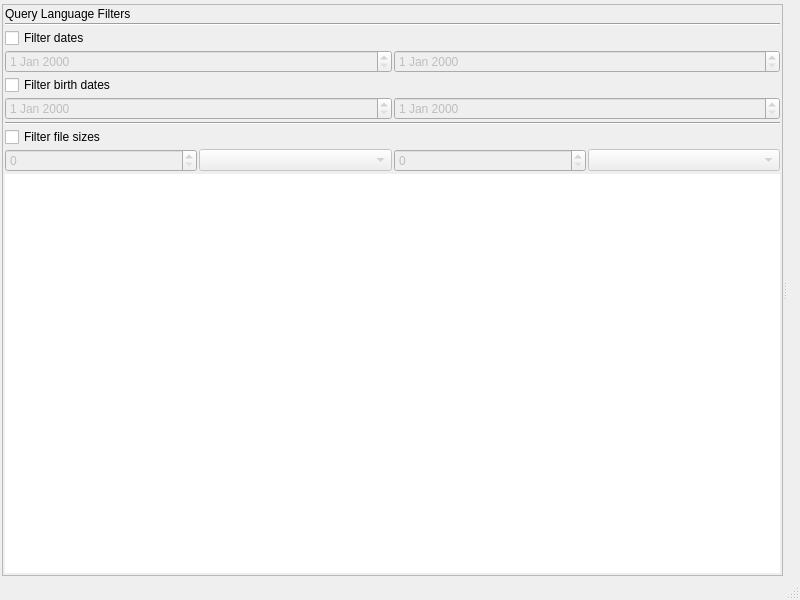
<?xml version="1.0" encoding="UTF-8"?>
<ui version="4.0">
 <class>RclMainBase</class>
 <widget class="QMainWindow" name="RclMainBase">
  <property name="geometry">
   <rect>
    <x>0</x>
    <y>0</y>
    <width>800</width>
    <height>600</height>
   </rect>
  </property>
  <property name="sizePolicy">
   <sizepolicy hsizetype="Preferred" vsizetype="Minimum">
    <horstretch>0</horstretch>
    <verstretch>0</verstretch>
   </sizepolicy>
  </property>
  <property name="windowTitle">
   <string>Recoll</string>
  </property>
  <widget class="QWidget" name="centralwidget">
   <layout class="QGridLayout" name="gridLayout">
    <item row="0" column="0">
     <layout class="QVBoxLayout" name="verticalLayout">
      <item>
       <widget class="SSearch" name="sSearch" native="true">
        <property name="sizePolicy">
         <sizepolicy hsizetype="Expanding" vsizetype="Fixed">
          <horstretch>0</horstretch>
          <verstretch>0</verstretch>
         </sizepolicy>
        </property>
       </widget>
      </item>
      <item>
       <widget class="QSplitter" name="sideFiltersSPLT">
        <property name="orientation">
         <enum>Qt::Horizontal</enum>
        </property>
        <widget class="QFrame" name="frame">
         <property name="frameShape">
          <enum>QFrame::StyledPanel</enum>
         </property>
         <layout class="QVBoxLayout" name="verticalLayoutsidefilt">
          <item>
           <widget class="QLabel" name="sideFilterLBL">
            <property name="text">
             <string>Query Language Filters</string>
            </property>
           </widget>
          </item>
          <item>
           <widget class="Line" name="line2">
            <property name="orientation">
             <enum>Qt::Horizontal</enum>
            </property>
           </widget>
          </item>
          <item>
           <widget class="QCheckBox" name="dateFilterCB">
            <property name="text">
             <string>Filter dates</string>
            </property>
            <property name="checked">
             <bool>false</bool>
            </property>
           </widget>
          </item>
          <item>
           <layout class="QHBoxLayout" name="hLayoutDatesFilter">
            <item>
             <widget class="QDateEdit" name="minDateFilterDTEDT">
              <property name="enabled">
               <bool>false</bool>
              </property>
             </widget>
            </item>
            <item>
             <widget class="QDateEdit" name="maxDateFilterDTEDT">
              <property name="enabled">
               <bool>false</bool>
              </property>
             </widget>
            </item>
           </layout>
          </item>
          <item>
           <widget class="QCheckBox" name="birthDateFilterCB">
            <property name="text">
             <string>Filter birth dates</string>
            </property>
            <property name="checked">
             <bool>false</bool>
            </property>
           </widget>
          </item>
          <item>
           <layout class="QHBoxLayout" name="hLayoutDatesFilter_2">
            <item>
             <widget class="QDateEdit" name="minBirthDateFilterDTEDT">
              <property name="enabled">
               <bool>false</bool>
              </property>
             </widget>
            </item>
            <item>
             <widget class="QDateEdit" name="maxBirthDateFilterDTEDT">
              <property name="enabled">
               <bool>false</bool>
              </property>
             </widget>
            </item>
           </layout>
          </item>
          <item>
           <widget class="Line" name="line3">
            <property name="orientation">
             <enum>Qt::Horizontal</enum>
            </property>
           </widget>
          </item>
          <item>
           <widget class="QCheckBox" name="sizeFilterCB">
            <property name="text">
             <string>Filter file sizes</string>
            </property>
            <property name="checked">
             <bool>false</bool>
            </property>
           </widget>
          </item>
          <item>
           <layout class="QHBoxLayout" name="hLayoutSizesFilter">
            <item>
             <widget class="QSpinBox" name="minSizeFilterSB">
              <property name="enabled">
               <bool>false</bool>
              </property>
              <property name="toolTip">
               <string>Minimum size (leave at 0 to disable)</string>
              </property>
              <property name="maximum">
               <number>99999</number>
              </property>
             </widget>
            </item>
            <item>
             <widget class="QComboBox" name="minSizeFilterCMB">
              <property name="enabled">
               <bool>false</bool>
              </property>
             </widget>
            </item>
            <item>
             <widget class="QSpinBox" name="maxSizeFilterSB">
              <property name="enabled">
               <bool>false</bool>
              </property>
              <property name="toolTip">
               <string>Maximum size (leave at 0 to disable)</string>
              </property>
              <property name="maximum">
               <number>99999</number>
              </property>
             </widget>
            </item>
            <item>
             <widget class="QComboBox" name="maxSizeFilterCMB">
              <property name="enabled">
               <bool>false</bool>
              </property>
             </widget>
            </item>
           </layout>
          </item>
          <item>
           <widget class="QTreeView" name="idxTreeView">
            <property name="frameShape">
             <enum>QFrame::NoFrame</enum>
            </property>
           </widget>
          </item>
         </layout>
        </widget>
        <widget class="QWidget" name="resultsLayoutWidget">
         <layout class="QHBoxLayout" name="resultsHLayout">
          <item>
           <widget class="ResList" name="reslist" native="true">
            <property name="sizePolicy">
             <sizepolicy hsizetype="Preferred" vsizetype="Preferred">
              <horstretch>2</horstretch>
              <verstretch>0</verstretch>
             </sizepolicy>
            </property>
           </widget>
          </item>
         </layout>
        </widget>
       </widget>
      </item>
     </layout>
    </item>
   </layout>
  </widget>
  <widget class="QStatusBar" name="statusbar"/>
  <widget class="QMenuBar" name="MenuBar">
   <property name="geometry">
    <rect>
     <x>0</x>
     <y>0</y>
     <width>800</width>
     <height>23</height>
    </rect>
   </property>
   <addaction name="separator"/>
  </widget>
  <action name="fileExitAction">
   <property name="text">
    <string>E&amp;xit</string>
   </property>
   <property name="shortcut">
    <string>Ctrl+Q</string>
   </property>
   <property name="name" stdset="0">
    <cstring>fileExitAction</cstring>
   </property>
  </action>
  <action name="fileToggleIndexingAction">
   <property name="text">
    <string>Update &amp;index</string>
   </property>
   <property name="name" stdset="0">
    <cstring>fileToggleIndexingAction</cstring>
   </property>
  </action>
  <action name="fileBumpIndexingAction">
   <property name="enabled">
    <bool>false</bool>
   </property>
   <property name="text">
    <string>Trigger incremental pass</string>
   </property>
   <property name="name" stdset="0">
    <cstring>fileBumpIndexingAction</cstring>
   </property>
  </action>
  <action name="fileStartMonitorAction">
   <property name="enabled">
    <bool>true</bool>
   </property>
   <property name="text">
    <string>Start real time indexer</string>
   </property>
   <property name="name" stdset="0">
    <cstring>fileStartMonitorAction</cstring>
   </property>
  </action>
  <action name="fileRebuildIndexAction">
   <property name="text">
    <string>&amp;Rebuild index</string>
   </property>
   <property name="name" stdset="0">
    <cstring>fileRebuildIndexAction</cstring>
   </property>
  </action>
  <action name="fileEraseDocHistoryAction">
   <property name="text">
    <string>&amp;Erase document history</string>
   </property>
   <property name="name" stdset="0">
    <cstring>fileEraseDocHistoryAction</cstring>
   </property>
  </action>
  <action name="fileEraseSearchHistoryAction">
   <property name="text">
    <string>&amp;Erase search history</string>
   </property>
   <property name="name" stdset="0">
    <cstring>fileEraseSearchHistoryAction</cstring>
   </property>
  </action>
  <action name="fileExportSSearchHistoryAction">
   <property name="text">
    <string>E&amp;xport simple search history</string>
   </property>
   <property name="name" stdset="0">
    <cstring>fileExportSSearchHistoryAction</cstring>
   </property>
  </action>
  <action name="showMissingHelpers_Action">
   <property name="text">
    <string>Missing &amp;helpers</string>
   </property>
   <property name="name" stdset="0">
    <cstring>showMissingHelpers_Action</cstring>
   </property>
  </action>
  <action name="showActiveTypes_Action">
   <property name="text">
    <string>Indexed &amp;MIME types</string>
   </property>
   <property name="name" stdset="0">
    <cstring>showActiveTypes_Action</cstring>
   </property>
  </action>
  <action name="helpAbout_RecollAction">
   <property name="text">
    <string>&amp;About Recoll</string>
   </property>
   <property name="name" stdset="0">
    <cstring>helpAbout_RecollAction</cstring>
   </property>
  </action>
  <action name="checkWinVersion_Action">
   <property name="text">
    <string>Check Recoll Web site for current Windows version</string>
   </property>
   <property name="name" stdset="0">
    <cstring>checkWinVersion_Action</cstring>
   </property>
  </action>
  <action name="userManualAction">
   <property name="text">
    <string>&amp;Documentation status</string>
   </property>
   <property name="name" stdset="0">
    <cstring>userManualAction</cstring>
   </property>
  </action>
  <action name="qlCheatSheetAction">
   <property name="text">
    <string>Query Language cheat sheet</string>
   </property>
   <property name="name" stdset="0">
    <cstring>qlCheatSheetAction</cstring>
   </property>
  </action>
  <action name="toolsDoc_HistoryAction">
   <property name="icon">
    <iconset resource="recoll.qrc">
     <normaloff>:/images/history.png</normaloff>:/images/history.png</iconset>
   </property>
   <property name="text">
    <string>Document &amp;History</string>
   </property>
   <property name="toolTip">
    <string>Document  History</string>
   </property>
   <property name="name" stdset="0">
    <cstring>toolsDoc_HistoryAction</cstring>
   </property>
  </action>
  <action name="toolsAdvanced_SearchAction">
   <property name="icon">
    <iconset resource="recoll.qrc">
     <normaloff>:/images/asearch.png</normaloff>:/images/asearch.png</iconset>
   </property>
   <property name="text">
    <string>&amp;Advanced Search</string>
   </property>
   <property name="toolTip">
    <string>Assisted complex search</string>
   </property>
   <property name="name" stdset="0">
    <cstring>toolsAdvanced_SearchAction</cstring>
   </property>
  </action>
  <action name="toolsSort_parametersAction">
   <property name="text">
    <string>&amp;Sort parameters</string>
   </property>
   <property name="toolTip">
    <string>Sort parameters</string>
   </property>
   <property name="name" stdset="0">
    <cstring>toolsSort_parametersAction</cstring>
   </property>
  </action>
  <action name="toolsSpellAction">
   <property name="icon">
    <iconset resource="recoll.qrc">
     <normaloff>:/images/spell.png</normaloff>:/images/spell.png</iconset>
   </property>
   <property name="text">
    <string>Term &amp;explorer</string>
   </property>
   <property name="toolTip">
    <string>Term explorer tool</string>
   </property>
   <property name="name" stdset="0">
    <cstring>toolsSpellAction</cstring>
   </property>
  </action>
  <action name="nextPageAction">
   <property name="enabled">
    <bool>false</bool>
   </property>
   <property name="icon">
    <iconset resource="recoll.qrc">
     <normaloff>:/images/nextpage.png</normaloff>:/images/nextpage.png</iconset>
   </property>
   <property name="iconText">
    <string>Next page</string>
   </property>
   <property name="toolTip">
    <string>Next page of results</string>
   </property>
   <property name="shortcut">
    <string>PgDown</string>
   </property>
   <property name="name" stdset="0">
    <cstring>nextPageAction</cstring>
   </property>
  </action>
  <action name="firstPageAction">
   <property name="enabled">
    <bool>false</bool>
   </property>
   <property name="icon">
    <iconset resource="recoll.qrc">
     <normaloff>:/images/firstpage.png</normaloff>:/images/firstpage.png</iconset>
   </property>
   <property name="iconText">
    <string>First page</string>
   </property>
   <property name="toolTip">
    <string>Go to first page of results</string>
   </property>
   <property name="shortcut">
    <string>Shift+PgUp</string>
   </property>
   <property name="name" stdset="0">
    <cstring>firstPageAction</cstring>
   </property>
  </action>
  <action name="prevPageAction">
   <property name="enabled">
    <bool>false</bool>
   </property>
   <property name="icon">
    <iconset resource="recoll.qrc">
     <normaloff>:/images/prevpage.png</normaloff>:/images/prevpage.png</iconset>
   </property>
   <property name="iconText">
    <string>Previous page</string>
   </property>
   <property name="toolTip">
    <string>Previous page of results</string>
   </property>
   <property name="shortcut">
    <string>PgUp</string>
   </property>
   <property name="name" stdset="0">
    <cstring>prevPageAction</cstring>
   </property>
  </action>
  <action name="indexConfigAction">
   <property name="text">
    <string>&amp;Index configuration</string>
   </property>
   <property name="name" stdset="0">
    <cstring>indexConfigAction</cstring>
   </property>
  </action>
  <action name="pTransAction">
   <property name="text">
    <string>Path translations</string>
   </property>
   <property name="name" stdset="0">
    <cstring>pTransAction</cstring>
   </property>
  </action>
  <action name="indexScheduleAction">
   <property name="text">
    <string>Indexing &amp;schedule</string>
   </property>
   <property name="name" stdset="0">
    <cstring>indexScheduleAction</cstring>
   </property>
  </action>
  <action name="queryPrefsAction">
   <property name="text">
    <string>&amp;GUI configuration</string>
   </property>
   <property name="name" stdset="0">
    <cstring>queryPrefsAction</cstring>
   </property>
  </action>
  <action name="extIdxAction">
   <property name="text">
    <string>E&amp;xternal index dialog</string>
   </property>
   <property name="iconText">
    <string>External index dialog</string>
   </property>
   <property name="name" stdset="0">
    <cstring>extIdxAction</cstring>
   </property>
  </action>
  <action name="enbSynAction">
   <property name="checkable">
    <bool>true</bool>
   </property>
   <property name="text">
    <string>Enable synonyms</string>
   </property>
   <property name="iconText">
    <string>Enable synonyms</string>
   </property>
   <property name="name" stdset="0">
    <cstring>enbSynAction</cstring>
   </property>
  </action>
  <action name="toggleFullScreenAction">
   <property name="text">
    <string>&amp;Full Screen</string>
   </property>
   <property name="iconText">
    <string>Full Screen</string>
   </property>
   <property name="shortcut">
    <string>F11</string>
   </property>
   <property name="name" stdset="0">
    <cstring>toggleFullScreenAction</cstring>
   </property>
  </action>
  <action name="zoomInAction">
   <property name="text">
    <string>Increase results text font size</string>
   </property>
   <property name="iconText">
    <string>Increase Font Size</string>
   </property>
   <property name="name" stdset="0">
    <cstring>zoomInAction</cstring>
   </property>
  </action>
  <action name="zoomOutAction">
   <property name="text">
    <string>Decrease results text font size</string>
   </property>
   <property name="iconText">
    <string>Decrease Font Size</string>
   </property>
   <property name="name" stdset="0">
    <cstring>zoomOutAction</cstring>
   </property>
  </action>
  <action name="actionSortByDateAsc">
   <property name="checkable">
    <bool>true</bool>
   </property>
   <property name="enabled">
    <bool>false</bool>
   </property>
   <property name="icon">
    <iconset resource="recoll.qrc">
     <normaloff>:/images/up.png</normaloff>:/images/up.png</iconset>
   </property>
   <property name="text">
    <string>Sort by date, oldest first</string>
   </property>
   <property name="toolTip">
    <string>Sort by dates from oldest to newest</string>
   </property>
  </action>
  <action name="actionSortByDateDesc">
   <property name="checkable">
    <bool>true</bool>
   </property>
   <property name="enabled">
    <bool>false</bool>
   </property>
   <property name="icon">
    <iconset resource="recoll.qrc">
     <normaloff>:/images/down.png</normaloff>:/images/down.png</iconset>
   </property>
   <property name="text">
    <string>Sort by date, newest first</string>
   </property>
   <property name="toolTip">
    <string>Sort by dates from newest to oldest</string>
   </property>
  </action>
  <action name="actionShowQueryDetails">
   <property name="text">
    <string>Show Query Details</string>
   </property>
  </action>
  <action name="actionShowResultsAsTable">
   <property name="checkable">
    <bool>true</bool>
   </property>
   <property name="icon">
    <iconset resource="recoll.qrc">
     <normaloff>:/images/table.png</normaloff>:/images/table.png</iconset>
   </property>
   <property name="text">
    <string>Show as table</string>
   </property>
   <property name="toolTip">
    <string>Show results in a spreadsheet-like table</string>
   </property>
  </action>
  <action name="actionSaveResultsAsCSV">
   <property name="text">
    <string>Save as CSV (spreadsheet) file</string>
   </property>
   <property name="toolTip">
    <string>Saves the result into a file which you can load in a spreadsheet</string>
   </property>
  </action>
  <action name="actionNext_Page">
   <property name="text">
    <string>Next Page</string>
   </property>
  </action>
  <action name="actionPrevious_Page">
   <property name="text">
    <string>Previous Page</string>
   </property>
  </action>
  <action name="actionFirst_Page">
   <property name="text">
    <string>First Page</string>
   </property>
  </action>
  <action name="actionQuery_Fragments">
   <property name="icon">
    <iconset resource="recoll.qrc">
     <normaloff>:/images/code-block.png</normaloff>:/images/code-block.png</iconset>
   </property>
   <property name="text">
    <string>Query Fragments</string>
   </property>
  </action>
  <action name="fileRetryFailedAction">
   <property name="checkable">
    <bool>true</bool>
   </property>
   <property name="text">
    <string>    With failed files retrying</string>
   </property>
   <property name="toolTip">
    <string>Next update will retry previously failed files</string>
   </property>
   <property name="name" stdset="0">
    <cstring>fileToggleIndexingAction</cstring>
   </property>
  </action>
  <action name="actionSave_last_query">
   <property name="text">
    <string>Save last query</string>
   </property>
  </action>
  <action name="actionLoad_saved_query">
   <property name="text">
    <string>Load saved query</string>
   </property>
  </action>
  <action name="actionSpecial_Indexing">
   <property name="text">
    <string>Special Indexing</string>
   </property>
   <property name="toolTip">
    <string>Indexing with special options</string>
   </property>
  </action>
  <action name="actionSwitch_Config">
   <property name="text">
    <string>Switch Configuration...</string>
   </property>
   <property name="toolTip">
    <string>Choose another configuration to run on, replacing this process</string>
   </property>
  </action>
  <action name="actionShow_index_statistics">
   <property name="text">
    <string>Index &amp;statistics</string>
   </property>
  </action>
  <action name="actionWebcache_Editor">
   <property name="text">
    <string>Webcache Editor</string>
   </property>
  </action>
 </widget>
 <layoutdefault spacing="2" margin="2"/>
 <customwidgets>
  <customwidget>
   <class>SSearch</class>
   <extends>QWidget</extends>
   <header>ssearch_w.h</header>
  </customwidget>
  <customwidget>
   <class>ResList</class>
   <extends>QWidget</extends>
   <header>reslist.h</header>
  </customwidget>
 </customwidgets>
 <includes>
  <include location="local">ssearch_w.h</include>
  <include location="local">reslist.h</include>
 </includes>
 <resources>
  <include location="recoll.qrc"/>
 </resources>
 <connections/>
</ui>
